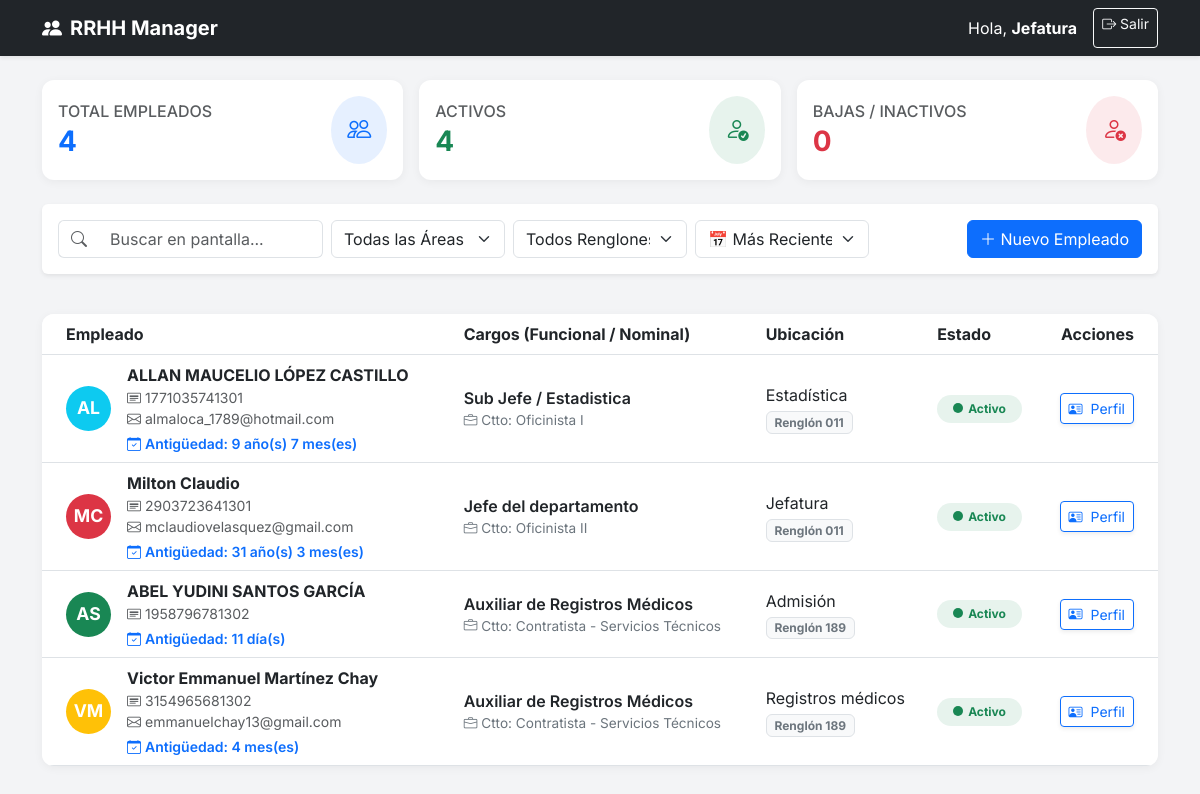
/index.php (signed in), run on the app's committed database.
### tables this page shows
CREATE TABLE `empleados` (
  `id` int(11) NOT NULL,
  `dpi` varchar(15) NOT NULL,
  `nit` varchar(15) DEFAULT NULL,
  `nombres` varchar(100) NOT NULL,
  `apellidos` varchar(100) NOT NULL,
  `fecha_nacimiento` date NOT NULL,
  `genero` enum('M','F') NOT NULL,
  `tipo_sangre` varchar(5) DEFAULT NULL,
  `telefono` varchar(20) NOT NULL,
  `correo_electronico` varchar(100) DEFAULT NULL,
  `direccion` text NOT NULL,
  `departamento` varchar(100) DEFAULT NULL,
  `municipio` varchar(100) DEFAULT NULL,
  `contacto_emergencia_nombre` varchar(100) DEFAULT NULL,
  `contacto_emergencia_telefono` varchar(20) DEFAULT NULL,
  `contacto_emergencia_nombre2` varchar(100) DEFAULT NULL,
  `contacto_emergencia_telefono2` varchar(100) DEFAULT NULL,
  `fecha_inicio_labores` date NOT NULL,
  `fecha_ultimo_ascenso` date DEFAULT NULL,
  `id_renglon` int(11) NOT NULL,
  `id_area` int(11) NOT NULL,
  `id_puesto_nominal` int(11) NOT NULL,
  `id_puesto_funcional` int(11) NOT NULL,
  `foto_perfil` varchar(255) DEFAULT NULL,
  `estado` enum('Activo','Suspendido','Vacaciones','Baja') DEFAULT 'Activo',
  `creado_por` varchar(50) DEFAULT NULL,
  `created_at` timestamp NOT NULL DEFAULT current_timestamp(),
  `updated_at` timestamp NOT NULL DEFAULT current_timestamp() ON UPDATE current_timestamp()
);

CREATE TABLE `catalogo_cargos` (
  `id` int(11) NOT NULL,
  `nombre` varchar(100) NOT NULL
);

CREATE TABLE `catalogo_puestos_nominales` (
  `id` int(11) NOT NULL,
  `codigo` varchar(20) DEFAULT NULL,
  `nombre` varchar(100) NOT NULL
);

CREATE TABLE `catalogo_areas` (
  `id` int(11) NOT NULL,
  `nombre` varchar(100) NOT NULL,
  `descripcion` text DEFAULT NULL
);

CREATE TABLE `catalogo_renglones` (
  `id` int(11) NOT NULL,
  `codigo` varchar(10) NOT NULL,
  `descripcion` varchar(100) NOT NULL
);

### index.php (the view, shortened to what this page needs)
<?php
require_once 'config/db.php';
$empleados = [];
$filtro_orden   = $_GET['f_orden'] ?? 'reciente';
$sql = "SELECT
            e.id, e.dpi, e.nombres, e.apellidos, e.telefono, e.estado, e.foto_perfil, e.correo_electronico,
            e.fecha_inicio_labores,
            a.nombre AS area,
            pn.nombre AS puesto_nominal,
            cf.nombre AS puesto_funcional,
            r.codigo AS renglon
        FROM empleados e
        INNER JOIN catalogo_areas a ON e.id_area = a.id
        INNER JOIN catalogo_puestos_nominales pn ON e.id_puesto_nominal = pn.id
        INNER JOIN catalogo_cargos cf ON e.id_puesto_funcional = cf.id
        INNER JOIN catalogo_renglones r ON e.id_renglon = r.id";
$params = [];
switch ($filtro_orden) {
    default:
        $sql .= " ORDER BY e.created_at DESC";
        break;
}
try {
    $stmt = $pdo->prepare($sql);
    $stmt->execute($params);
    $empleados = $stmt->fetchAll(PDO::FETCH_ASSOC);
    $total_emp = count($empleados);
    $activos = count(array_filter($empleados, fn($e) => $e['estado'] === 'Activo'));
    $bajas = count(array_filter($empleados, fn($e) => $e['estado'] === 'Baja'));
} catch (PDOException $e) {
    echo "Error: " . $e->getMessage();
}
?>
<!DOCTYPE html>
<html lang="es">
<head>
    <link href="https://cdn.jsdelivr.net/npm/bootstrap@5.3.0/dist/css/bootstrap.min.css" rel="stylesheet">
    <link rel="stylesheet" href="https://cdn.jsdelivr.net/npm/bootstrap-icons@1.10.0/font/bootstrap-icons.css">
</head>
<body>
<nav class="navbar navbar-expand-lg navbar-dark bg-dark shadow-sm mb-4">
  <div class="container">
    <a class="navbar-brand fw-bold" href="#"><i class="bi bi-people-fill me-2"></i>RRHH Manager</a>
    <div class="d-flex">
        <span class="navbar-text text-white me-3 d-none d-md-block">
            Hola, <strong>Jefatura</strong>
        </span>
        <a href="logout.php" class="btn btn-sm btn-outline-light">
            <i class="bi bi-box-arrow-right"></i> Salir
        </a>
    </div>
  </div>
</nav>
<div class="container pb-5">
    <div class="row mb-4 g-3">
        <div class="col-md-4">
            <div class="card card-stat p-3 bg-white">
                <div class="d-flex justify-content-between align-items-center">
                    <div>
                        <h6 class="text-muted text-uppercase mb-1">Total Empleados</h6>
                        <h3 class="fw-bold mb-0 text-primary"><?= $total_emp ?></h3>
                    </div>
                    <div class="bg-primary bg-opacity-10 p-3 rounded-circle text-primary">
                        <i class="bi bi-people fs-4"></i>
                    </div>
                </div>
            </div>
        </div>
        <div class="col-md-4">
            <div class="card card-stat p-3 bg-white">
                <div class="d-flex justify-content-between align-items-center">
                    <div>
                        <h6 class="text-muted text-uppercase mb-1">Activos</h6>
                        <h3 class="fw-bold mb-0 text-success"><?= $activos ?></h3>
                    </div>
                    <div class="bg-success bg-opacity-10 p-3 rounded-circle text-success">
                        <i class="bi bi-person-check fs-4"></i>
                    </div>
                </div>
            </div>
        </div>
        <div class="col-md-4">
            <div class="card card-stat p-3 bg-white">
                <div class="d-flex justify-content-between align-items-center">
                    <div>
                        <h6 class="text-muted text-uppercase mb-1">Bajas / Inactivos</h6>
                        <h3 class="fw-bold mb-0 text-danger"><?= $bajas ?></h3>
                    </div>
                    <div class="bg-danger bg-opacity-10 p-3 rounded-circle text-danger">
                        <i class="bi bi-person-x fs-4"></i>
                    </div>
                </div>
            </div>
        </div>
    </div>
    <div class="d-flex flex-wrap justify-content-between align-items-center mb-3">
        <div class="col-12 col-md-12 mb-2 mb-md-0">
        <div class="card p-3 mb-4 shadow-sm border-0">
            <form method="GET" action="index.php" id="filterForm">
             <div class="row g-2 align-items-center">
                  <div class="col-md-3">
                      <div class="input-group">
                            <span class="input-group-text bg-white text-muted border-end-0"><i class="bi bi-search"></i></span>
                            <input type="text" id="searchInput" class="form-control border-start-0" placeholder="Buscar en pantalla...">
                     </div>
                  </div>
                <div class="col-md-2">
                    <select class="form-select" name="f_area" onchange="this.form.submit()">
                        <option value="">Todas las Áreas</option>
                    </select>
                </div>
                <div class="col-md-2">
                    <select class="form-select" name="f_renglon" onchange="this.form.submit()">
                        <option value="">Todos Renglones</option>
                    </select>
                </div>
                <div class="col-md-2">
                    <select class="form-select" name="f_orden" onchange="this.form.submit()">
                        <option value="reciente" <?= $filtro_orden == 'reciente' ? 'selected' : '' ?>>📅 Más Recientes</option>
                    </select>
                </div>
                <div class="col-md-3 text-end d-flex gap-2 justify-content-end">
                    <a href="crear_empleado.php" class="btn btn-primary text-nowrap">
                        <i class="bi bi-plus-lg"></i> Nuevo Empleado
                    </a>
                </div>
            </div>
          </form>
         </div>
        </div>
    </div>
    <div class="card card-stat overflow-hidden">
        <div class="table-responsive">
            <table class="table mb-0 align-middle" id="employeeTable">
                <thead class="bg-light">
                    <tr>
                        <th class="ps-4">Empleado</th>
                        <th>Cargos (Funcional / Nominal)</th>
                        <th>Ubicación</th>
                        <th>Estado</th>
                        <th class="text-end pe-4">Acciones</th>
                    </tr>
                </thead>
                <tbody>
                    <?php if (count($empleados) > 0): ?>
                        <?php foreach ($empleados as $emp): ?>
                        <tr ondblclick="window.location.href='perfil_empleado.php?id=<?= $emp['id'] ?>'" title="Doble clic para ver perfil">
                            <td class="ps-4">
                                <div class="d-flex align-items-center">
                                    <?php
                                        $initials = strtoupper(substr($emp['nombres'], 0, 1) . substr($emp['apellidos'], 0, 1));
                                        $colors = ['bg-primary', 'bg-success', 'bg-warning', 'bg-info', 'bg-danger', 'bg-secondary'];
                                        $randomColor = $colors[array_rand($colors)];
                                        if (!empty($emp['foto_perfil']) && file_exists("imagenes/perfiles/" . $emp['foto_perfil'])) {
                                            echo "<img src='imagenes/perfiles/{$emp['foto_perfil']}' class='avatar-circle me-3'>";
                                        } else {
                                            echo "<div class='avatar-circle {$randomColor} me-3'>{$initials}</div>";
                                        }
                                    ?>
                                    <div>
                                        <div class="fw-bold text-dark"><?= $emp['nombres'] ?> <?= $emp['apellidos'] ?></div>
                                        <div class="small text-muted"><i class="bi bi-card-heading me-1"></i><?= $emp['dpi'] ?></div>
                                        <?php if($emp['correo_electronico']): ?>
                                            <div class="small text-muted"><i class="bi bi-envelope me-1"></i><?= $emp['correo_electronico'] ?></div>
                                        <?php endif; ?>
                                        <?php
                                            $fecha_inicio = new DateTime($emp['fecha_inicio_labores']);
                                            $hoy = new DateTime();
                                            $antiguedad = $fecha_inicio->diff($hoy);
                                            $tiempo_texto = "";
                                            if ($antiguedad->y > 0) {
                                                $tiempo_texto .= $antiguedad->y . " año(s) ";
                                            }
                                            if ($antiguedad->m > 0) {
                                                $tiempo_texto .= $antiguedad->m . " mes(es)";
                                            }
                                            if ($antiguedad->y == 0 && $antiguedad->m == 0) {
                                                $tiempo_texto = $antiguedad->d . " día(s)";
                                            }
                                        ?>
                                        <div class="small text-primary mt-1 fw-semibold">
                                            <i class="bi bi-calendar-check me-1"></i>Antigüedad: <?= $tiempo_texto ?>
                                        </div>
                                    </div>
                                </div>
                            </td>
                            <td>
                                <div class="fw-semibold text-dark"><?= $emp['puesto_funcional'] ?></div>
                                <div class="text-nominal">
                                    <i class="bi bi-briefcase me-1"></i>Ctto: <?= $emp['puesto_nominal'] ?>
                                </div>
                            </td>
                            <td>
                                <div class="text-dark"><?= $emp['area'] ?></div>
                                <span class="badge bg-light text-secondary border mt-1">Renglón <?= $emp['renglon'] ?></span>
                            </td>
                            <td>
                                <?php
                                    $statusClass = match($emp['estado']) {
                                        'Activo' => 'text-success bg-success',
                                        'Suspendido' => 'text-warning bg-warning',
                                        'Baja' => 'text-danger bg-danger',
                                        default => 'text-secondary bg-secondary'
                                    };
                                ?>
                                <span class="badge bg-opacity-10 <?= $statusClass ?> px-3 py-2 rounded-pill">
                                    <span class="status-dot <?= $statusClass ?>"></span><?= $emp['estado'] ?>
                                </span>
                            </td>
                            <td class="text-end pe-4">
                                <a href="perfil_empleado.php?id=<?= $emp['id'] ?>" class="btn btn-sm btn-outline-primary shadow-sm" title="Ver Perfil Completo">
                                    <i class="bi bi-person-vcard me-1"></i> Perfil
                                </a>
                            </td>
                        </tr>
                        <?php endforeach; ?>
                    <?php endif; ?>
                </tbody>
            </table>
        </div>
    </div>
</div>
</body>
</html>

### index.php (style rules this page uses)
body { font-family: 'Inter', sans-serif; background-color: #f3f4f6; }
.avatar-circle { width: 45px; height: 45px; border-radius: 50%; object-fit: cover; display: flex; align-items: center; justify-content: center; font-weight: bold; color: white; font-size: 1.1rem; }
.card-stat { border: none; border-radius: 12px; box-shadow: 0 2px 10px rgba(0,0,0,0.05); }
.status-dot { height: 10px; width: 10px; border-radius: 50%; display: inline-block; margin-right: 5px; }
.text-nominal { font-size: 0.85rem; color: #6c757d; }

### data on the page
empleados: initials "AL", nombres "ALLAN MAUCELIO", apellidos "LÓPEZ CASTILLO", dpi "1771035741301", correo_electronico "almaloca_1789@hotmail.com", fecha_inicio_labores "9 año(s) 7 mes(es)", id_puesto_funcional.nombre "Sub Jefe / Estadistica", id_puesto_nominal.nombre "Oficinista I", id_area.nombre "Estadística", id_renglon.codigo "011", estado "Activo"
empleados: initials "MC", nombres "Milton", apellidos "Claudio", dpi "2903723641301", correo_electronico "mclaudiovelasquez@gmail.com", fecha_inicio_labores "31 año(s) 3 mes(es)", id_puesto_funcional.nombre "Jefe del departamento", id_puesto_nominal.nombre "Oficinista II", id_area.nombre "Jefatura", id_renglon.codigo "011", estado "Activo"
empleados: initials "AS", nombres "ABEL YUDINI", apellidos "SANTOS GARCÍA", dpi "1958796781302", fecha_inicio_labores "11 día(s)", id_puesto_funcional.nombre "Auxiliar de Registros Médicos", id_puesto_nominal.nombre "Contratista - Servicios Técnicos", id_area.nombre "Admisión", id_renglon.codigo "189", estado "Activo"
empleados: initials "VM", nombres "Victor Emmanuel", apellidos "Martínez Chay", dpi "3154965681302", correo_electronico "emmanuelchay13@gmail.com", fecha_inicio_labores "4 mes(es)", id_puesto_funcional.nombre "Auxiliar de Registros Médicos", id_puesto_nominal.nombre "Contratista - Servicios Técnicos", id_area.nombre "Registros médicos", id_renglon.codigo "189", estado "Activo"

### other printed values
$total_emp "4"
$activos "4"
$bajas "0"
